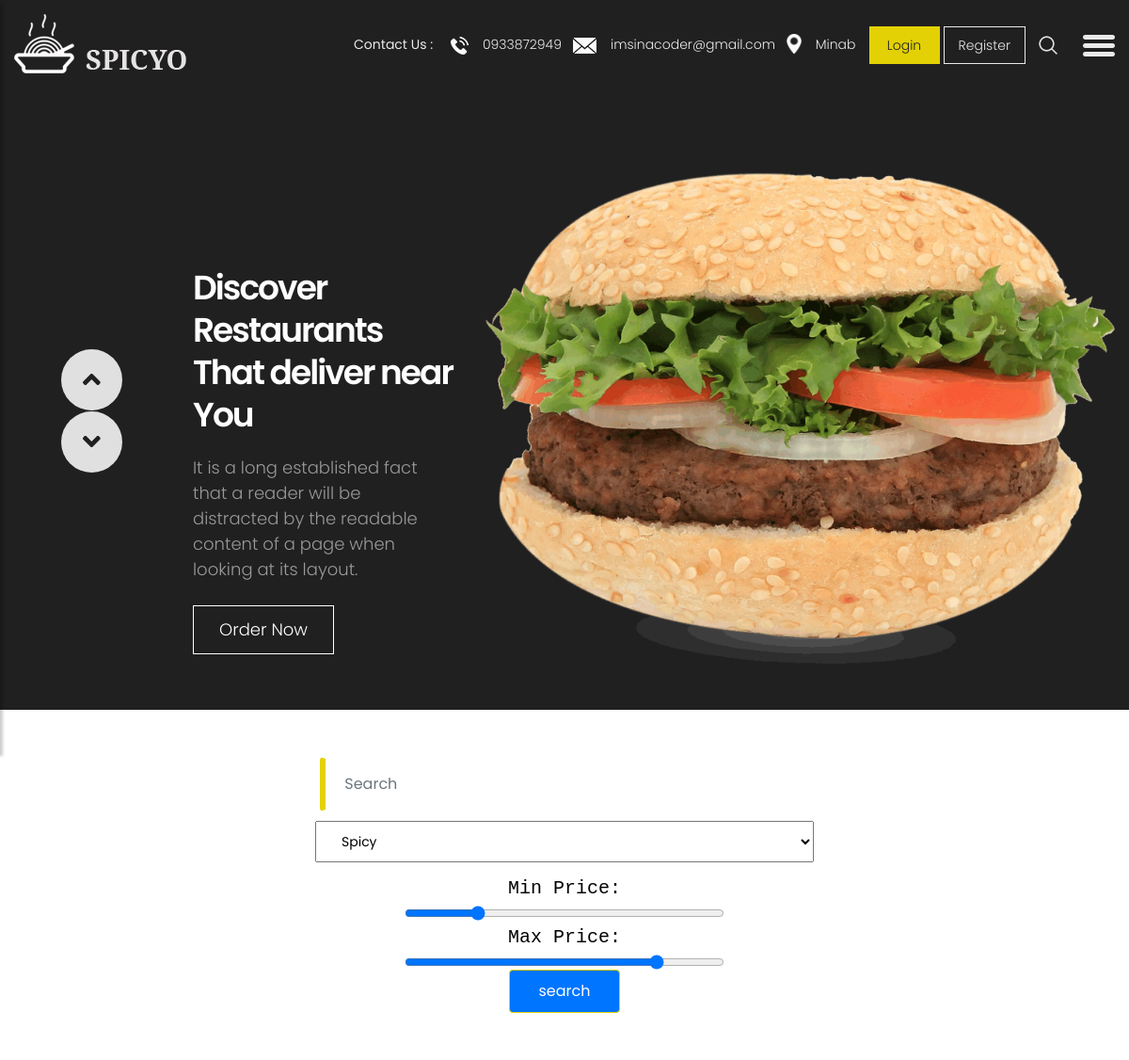
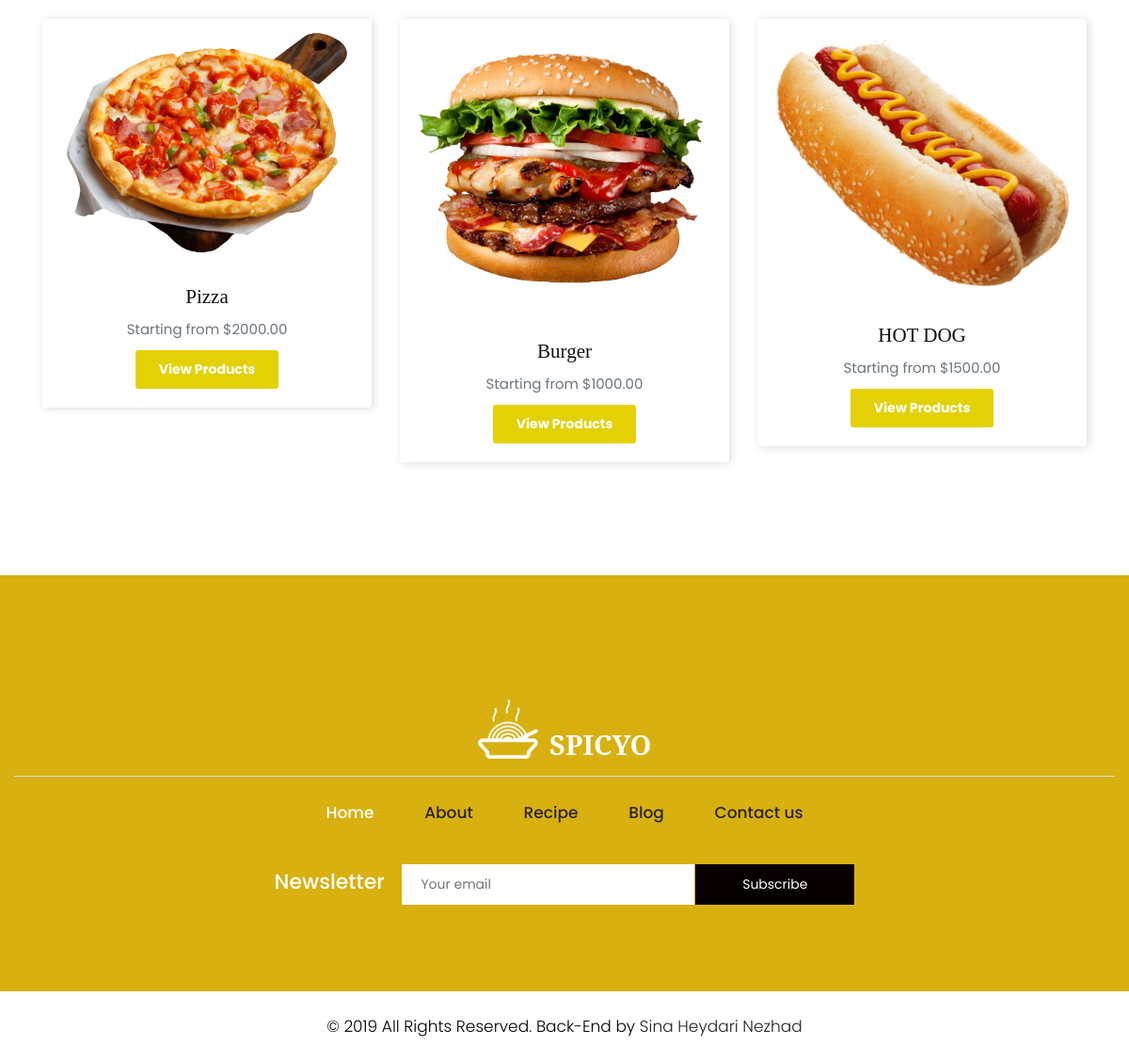
/meal_list/, run on the app's committed database (2 pictures, top to bottom).
### sitedetails/models.py (models this page shows, shortened)
class SiteDetails(models.Model):
    title = models.CharField(max_length=225)
    email = models.EmailField()
    location = models.CharField(max_length=225)
    copyright = models.CharField(max_length=225)
    phone = models.CharField(max_length=225 , default="0933872949")

### meals/models.py (models this page shows, shortened)
class Meals(models.Model):
    name = models.CharField(max_length=225)
    description = models.TextField()
    price = models.DecimalField(max_digits=6,decimal_places=2)
    prepration_time = models.IntegerField()
    image = models.ImageField(upload_to='meals/')
    slug = models.SlugField(blank=True,null=True)
    category = models.ForeignKey("Category" , on_delete=models.SET_NULL , null=True , blank=True)
    class Meta:
        verbose_name = "Meal"
        verbose_name_plural = "Meals"

### meals/views.py (the view)
# urls.py: path('meal_list/',views.meal_list,name="meal_list"),
def meal_list(request):
    meals = Meals.objects.all()
    categories = Category.objects.all()
    site_info = SiteDetails.objects.last()
    context = {
        "site_info" : site_info,
        "meals" : meals,
        "categories" : categories
        }
    return render(request , 'meals/list.html' , context)

### meals/templates/meals/list.html (shortened to what this page needs)
{% extends 'base.html' %}
{% block body %}
{% load static %}
<div class="container mt-100">
<div class="row">
    <form action="{% url 'meals:meal_search' %}" class="search-home">
     <div>
     <input type="search" class="form-control rounded" placeholder="Search" name="name" />
     <select name="categories" id="">
        {% for category in categories %}
        <option value="{{category.name}}">{{category.name}}</option>
        {% endfor %}
     </select>
     <div data-role="rangeslider" class="rangeslider">
        <label for="price-min">Min Price:</label>
        <input type="range" name="price-min" id="price-min" value="200" min="0" max="1000">
        <label for="price-max">Max Price:</label>
        <input type="range" name="price-max" id="price-max" value="800" min="0" max="1000">
      </div>
     </div>
     <div>
     <button type="submit" class="btn btn-outline-primary">search</button>
     </div>
     </form>
</div>
<div class="row">
    {% for meal in meals %}
<div class="col-md-4 col-sm-6 mealList">
<div class="card mb-30"><a class="card-img-tiles" href="#" data-abc="true">
<div class="inner">
<div class="main-img"><img src="{{ meal.image.url }}" alt="Category"></div>
</div></a>
<div class="card-body text-center">
<h4 class="card-title">{{meal.name}}</h4>
<p class="text-muted">Starting from ${{meal.price}}</p><a class="btn btn-outline-primary btn-sm" href="{% url 'meals:meal_detail' meal.slug %}" data-abc="true">View Products</a>
</div>
</div>
</div>
{% endfor %}
</div>
</div>
{% endblock %}

### templates/includes/header.html
{% load static %}
<header>
    <div class="container-fluid">
        <div class="row">
            <div class="col-md-3">
                <div class="full">
                    <a class="logo" href="{% url 'meals:meal_search' %}"><img src="{% static 'site_static/images/logo.png' %}" alt="#" /></a>
                </div>
            </div>
            <div class="col-md-9">
                <div class="full">
                    <div class="right_header_info">
                        <ul>
                            <li class="dinone">Contact Us : <img style="margin-right: 15px;margin-left: 15px;" src="{% static 'site_static/images/phone_icon.png' %}" alt="#"><a href="#">{{site_info.phone}}</a></li>
                            <li class="dinone"><img style="margin-right: 15px;" src="{% static 'site_static/images/mail_icon.png' %}" alt="#"><a href="#">{{site_info.email}}</a></li>
                            <li class="dinone"><img style="margin-right: 15px;height: 21px;position: relative;top: -2px;" src="{% static 'site_static/images/location_icon.png' %}" alt="#"><a href="#">{{site_info.location}}</a></li>
                            <li class="button_user">
                                {% if user.is_authenticated %}
                                <a class="button" href="javascript:{document.getElementById('logout').submit()}">LogOut</a>
                                <form action="{% url 'account:logout' %}" id="logout" method="POST">
                                    {% csrf_token %}
                                    <input type="hidden" name="" id="">
                                 </form>
                                {% else %}
                                <a class="button active" href="{% url 'account:login' %}">Login</a>
                                <a class="button" href="{% url 'account:register' %}">Register</a>
                                {% endif %}
                            </li>
                            <li><img style="margin-right: 15px;" src="{% static 'site_static/images/search_icon.png' %}" alt="#"></li>
                            <li>
                                <button type="button" id="sidebarCollapse">
                                    <img src="{% static 'site_static/images/menu_icon.png'  %}" alt="#">
                                </button>
                            </li>
                        </ul>
                    </div>
                </div>
            </div>
        </div>
    </div>
</header>

### static/site_static/css/style.css (style rules this page uses)
body { color: #666666; font-size: 14px; font-family: 'poppins', sans-serif; line-height: 1.80857; font-weight: normal; }
a { color: #1f1f1f; text-decoration: none !important; outline: none !important; -webkit-transition: all .3s ease-in-out; -moz-transition: all .3s ease-in-out; -ms-transition: all .3s ease-in-out; -o-transition: all .3s ease-in-out; transition: all .3s ease-in-out; }
h1, h2, h3, h4, h5, h6 { letter-spacing: 0; font-weight: normal; position: relative; padding: 0 0 10px 0; font-weight: normal; line-height: normal; color: #111111; margin: 0 }
h4 { font-size: 16px }
*, *::after, *::before { -webkit-box-sizing: border-box; -moz-box-sizing: border-box; box-sizing: border-box; }
ul, li, ol { margin: 0px; padding: 0px; list-style: none; }
p { margin: 0px; font-weight: 300; font-size: 15px; line-height: 24px; }
a { color: #222222; text-decoration: none; outline: none !important; }
a, .btn { text-decoration: none !important; outline: none !important; -webkit-transition: all .3s ease-in-out; -moz-transition: all .3s ease-in-out; -ms-transition: all .3s ease-in-out; -o-transition: all .3s ease-in-out; transition: all .3s ease-in-out; }
img { max-width: 100%; height: auto; }
button { border: 0; margin: 0; padding: 0; cursor: pointer; }
.full { float: left; width: 100%; }
.full { width: 100%; float: left; margin: 0; padding: 0; }
header { min-height: 90px; background: #212020; padding: 15px 0; position: fixed; width: 100%; top: 0; left: 0; z-index: 998; }
header .container-fluid { max-width: 1850px; }
.right_header_info { width: 100%; float: left; padding: 20px 0 0; }
.right_header_info ul { list-style: none; padding: 0; margin: 0; float: right; }
.right_header_info ul li { display: inline; font-size: 16px; margin-left: 45px; color: #eaeaea; font-weight: 400; float: left; }
.right_header_info ul li a { color: #eaeaea; font-weight: 300; }
.button_user a { float: left; min-width: 75px; height: 35px; text-align: center; line-height: 35px; position: relative; top: -3px; padding: 0 15px; margin: 0 2px; }
.button_user a { float: left; min-width: 75px; height: 40px; text-align: center; line-height: 38px; position: relative; top: -7px; padding: 0 15px; margin: 0 2px; border: solid #eaeaea 1px; }
.button_user a:hover, .button_user a:focus, .button_user a.active { background: #e3d105; color: #fff; border-color: #e3d105; color: #222; }
#sidebarCollapse { background: transparent; }
.form-control { border: #fff solid 2px; border-radius: inherit; margin-bottom: 25px; padding: 15px 20px; font-family: poppins; }
#sidebarCollapse { background: transparent; padding: 0; border: none; }
* { box-sizing: border-box; }
.mealList .card { margin: 30px 0px; border: none; box-shadow: 2px 1px 10px #dcdcdc; }
.mealList h4 { padding: 0; margin: 0; font-size: 21px; font-family: cursive; }
.mealList p { font-size: 15px; font-weight: 400; display: block; margin: 10px 0px; }
.mealList a.btn { padding: 10px 25px; border: none; background: #e3d105; color: white; font-weight: bold; }
.search-home { width: 100%; text-align: center; padding: 40px; }
.search-home input { display: block; margin: 10px auto; width: 49%; border-left: 6px solid #e3d105; }
.search-home select { display: block; margin: 10px auto; width: 37%; padding: 10px 23px; }
.search-home select { display: block; margin: 10px auto; width: 50%; padding: 10px 23px; }
.rangeslider label { margin: 0 auto; display: block; width: fit-content; color: black; font-size: 20px; font-weight: 100; font-family: monospace; }
.rangeslider input { margin: 0px auto; width: 32%; }
.search-home button { background: #0075ff; border-color: #e3d105; color: #fff; padding: 10px 30px; }

### static/site_static/css/responsive.css (style rules this page uses)
@media (min-width: 1200px) and (max-width: 1500px) { .right_header_info ul li { font-size: 14px; margin-left: 12px; } }

### data on the page
SiteDetails: phone "0933872949", email "imsinacoder@gmail.com", location "Minab"
Meals: image (picture), name "Pizza", price "2000.00"
Meals: image (picture), name "Burger", price "1000.00"
Meals: image (picture), name "HOT DOG", price "1500.00"

### other printed values
form field categories "Spicy"
